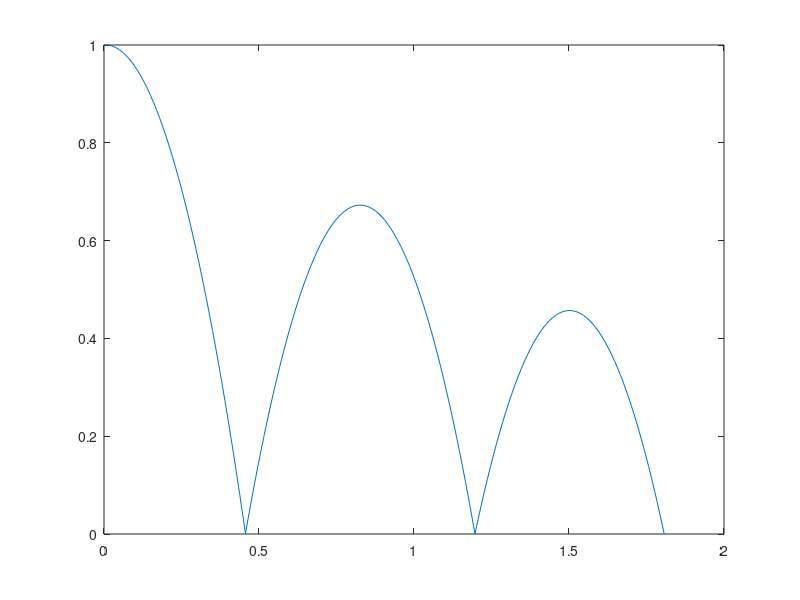

The MATLAB script that drew this image:
function [t,h]=ball3spatial
%
% Problem 3.4 Trajectory of the ball dropping and bouncing
%             with more accurate bouncing time
%             until the ball hits 3 times on the ground
%

% Define constants
g=9.81;     % gravity (m/sec^2)
dt=0.01;  % time step[temporal resolution] (sec)
H=1;        % initial height when ball start dropping
COR=0.8;    % coefficient of restitution

% Initialize numerical simulation variables
t=[];       % time (sec)
h=[];       % height of the ball (m)
v=[];       % velocity of the ball (m/sec)

% Assign initial conditions
t(1)=0;     % t0=0
h(1)=H;     % h(t0=0)=H=1m
v(1)=0;     % v(t0=0)=0 (no initial velocity) 
a=-g;       % a=-g, and always constant

% set index number i to 1 (initial condition for i=1)
i=1;

% repeat calculating velocity and height of the ball
% until the ball hits 3 times on the ground

for nbounce=1:3
    % if current height h(i) has negative number, terminate 'while' loop
    % (it does not physically make sense.)
    while h(i)>=0 
        % calculate time for given index number
        t(i+1)=t(i)+dt;
        % calculate velocity of the ball at given time t(i+1) 
        v(i+1)=v(i)+a*dt;
        % calculate height of the ball at given time t(i+1) 
        h(i+1)=h(i)+v(i)*dt;
        % index 'i' increases by 1 to calculate next height
        i=i+1;    
    end
    % go back to the last height by decreasing i by 1
    % (The last position where the ball is above the ground)
    i=i-1;
    % define new time step (adaptive time step)
    dtt=dt;
    % if h(t) satisfies spatial resolution condition,
    % terminate 'while' loop.
    while h(i+1)>0.001 || h(i+1)<0
        dtt=dtt+dtt/2*sign(h(i+1));
        % calculate time for given couter number
        t(i+1)=t(i)+dtt;
        % recalculate velocity of the ball
        v(i+1)=v(i)+a*dtt;
        % recalculate the height of ball
        h(i+1)=h(i)+v(i)*dtt;
    end
    % index 'i' increases by 1 with accepting new height
    % with given spatial resolution
    i=i+1;
    % Assume that the ball bounces on the ground,
    % the initial velocity of the ball after bouncing is calculated with
    % the final velocity of the ball before bouncing
    % and coefficient of resititution
    v(i)=-COR*v(i);
    % go back to calculate next height
end
plot(t,h)
% Remove data after 3rd bounce
t(end)=[]; v(end)=[]; h(end)=[];